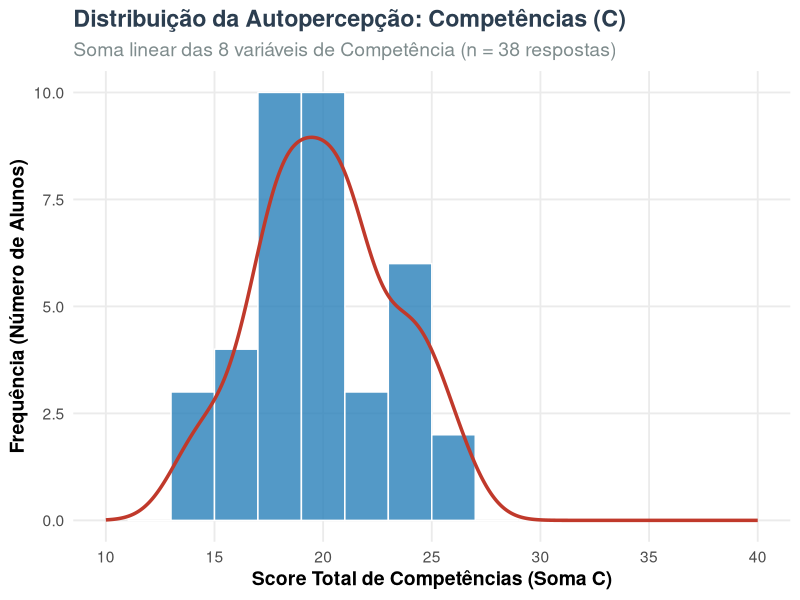

Recreate this plot in R.
## ---- chunk 1
#| label: tbl-amostra-anonimizada
#| tbl-cap: "Amostra Anonimizada: Respostas Parametrizadas do Formulário 1 (Autopercepção)"
#| echo: true
#| warning: false
#| message: false

# 1. Carregar pacotes necessários para o tratamento e renderização
library(dplyr)
library(knitr)
library(kableExtra)

# 2. Criação de um subset didático para o livro (LGPD estrita)
# (Na prática da pesquisa, df_amostra recebe os dados brutos de df_scores)
df_amostra <- data.frame(
  id = 1:5,
  # Máscara aplicada diretamente no código para evitar nomes impressos no livro
  nome_completo = paste0("[NOME_OMITIDO_", 1:5, "]"),
  matricula = c("2024019999", "2024008888", "2022007777", "2023016666", "2024015555"),
  C01 = c(3, 3, 3, 3, 2),
  C02 = c(2, 2, 2, 3, 2),
  C03 = c(3, 2, 3, 3, 1),
  H01 = c(2, 3, 3, 5, 3),
  H02 = c(3, 2, 5, 3, 2),
  H03 = c(3, 3, 5, 5, 3),
  A01 = c(3, 4, 4, 4, 3),
  A02 = c(4, 4, 5, 4, 4),
  A03 = c(4, 4, 4, 5, 4)
)

# 3. Processo de Anonimização Computacional e Seleção para Publicação
df_anonimizado <- df_amostra %>%
  mutate(
    # Cria um ID cego que será a única identificação do aluno nas análises
    Aluno_Perfil = paste0("Aluno_0", id),
    # Oculta a matrícula, extraindo apenas o ano de entrada (os 4 primeiros caracteres)
    Ano_Ingresso = substr(as.character(matricula), 1, 4)
  ) %>%
  # Descarta explicitamente a coluna "nome_completo" e "matricula" original,
  # mantendo apenas a identificação mascarada e um recorte das 3 dimensões (CHA)
  select(Aluno_Perfil, Ano_Ingresso, C01, C02, C03, H01, H02, H03, A01, A02, A03)

# 4. Renderização visual avançada para o formato Livro
df_anonimizado %>%
  kbl(
    align = "c",
    col.names = c("ID Perfil", "Ingresso",
                  "C01", "C02", "C03",
                  "H01", "H02", "H03",
                  "A01", "A02", "A03")
  ) %>%
  kable_styling(
    bootstrap_options = c("striped", "hover", "condensed"),
    full_width = FALSE,
    position = "center",
    font_size = 14
  ) %>%
  # Agrupa as colunas com um cabeçalho superior explicativo
  add_header_above(c("Identificação Mascarada" = 2,
                     "Competências (C)" = 3,
                     "Habilidades (H)" = 3,
                     "Atitudes (A)" = 3),
                   bold = TRUE, background = "#f8f9fa", color = "#2c3e50") %>%
  column_spec(1, bold = TRUE, color = "#2c3e50") %>%
  column_spec(2, italic = TRUE, color = "#7f8c8d")
## ---- chunk 2
#| label: fig-distribuicao-competencias
#| fig-cap: "Distribuição dos Scores Totais de Competências Macros (C01 a C08)"
#| warning: false
#| message: false
#| echo: true

# Carregando o pacote gráfico
library(ggplot2)

# 1. Inserção dos Dados Reais (Rodada 1)
# Para garantir a reprodutibilidade da compilação do livro sem depender
# de arquivos locais, inserimos o vetor exato com a soma das Competências (C)
# extraído e processado pelo script 'modelo_cha.R' para as 38 respostas.
df_classificacao_final <- data.frame(
  C = c(22, 20, 21, 26, 26, 14, 17, 19, 21, 18,
        21, 24, 24, 20, 21, 17, 22, 25, 19, 24,
        15, 19, 14, 22, 19, 21, 18, 18, 17, 24,
        18, 18, 16, 20, 24, 18, 20, 21)
)

# 2. Construção do Gráfico de Distribuição
ggplot(df_classificacao_final, aes(x = C)) +
  # Histograma em azul
  geom_histogram(binwidth = 2, fill = "#2980b9", color = "white", alpha = 0.8) +
  # Linha de densidade em vermelho (ajustada para a escala de contagem do histograma)
  geom_density(aes(y = after_stat(count) * 2), color = "#c0392b", linewidth = 1.2) +
  labs(
    title = "Distribuição da Autopercepção: Competências (C)",
    subtitle = "Soma linear das 8 variáveis de Competência (n = 38 respostas)",
    x = "Score Total de Competências (Soma C)",
    y = "Frequência (Número de Alunos)"
  ) +
  scale_x_continuous(breaks = seq(0, 40, by = 5), limits = c(10, 40)) +
  theme_minimal(base_size = 14) +
  theme(
    plot.title = element_text(face = "bold", color = "#2c3e50"),
    plot.subtitle = element_text(color = "#7f8c8d"),
    panel.grid.minor = element_blank(),
    axis.title = element_text(face = "bold")
  )
## ---- chunk 3
#| label: tbl-matriz-pesos-base
#| tbl-cap: "Matriz de Pesos Base (w_i) por Perfil e Competência"
#| echo: true
#| warning: false
#| message: false

library(dplyr)
library(tidyr)
library(knitr)
library(kableExtra)

# 1. Reconstrução dos dados para renderização autossuficiente
df_pesos_base_competencias <- data.frame(
  Cód = rep(paste0("C0", 1:8), 6),
  P = rep(paste0("P0", 1:6), each = 8),
  Peso_Base = c(
    0.20, 0.25, 0.25, 0.05, 0.03, 0.02, 0.05, 0.15, # P01
    0.15, 0.10, 0.25, 0.30, 0.05, 0.03, 0.02, 0.10, # P02
    0.30, 0.10, 0.25, 0.05, 0.05, 0.03, 0.02, 0.20, # P03
    0.10, 0.02, 0.10, 0.03, 0.40, 0.20, 0.05, 0.10, # P04
    0.15, 0.02, 0.10, 0.25, 0.05, 0.35, 0.05, 0.03, # P05
    0.15, 0.20, 0.15, 0.05, 0.03, 0.02, 0.30, 0.10  # P06
  )
)

# 2. Pivoteamento e Cálculo dos Totais
df_wide <- df_pesos_base_competencias %>%
  pivot_wider(names_from = P, values_from = Peso_Base)

# Adiciona a linha de totalização para garantir 1.00 (100%)
df_totais <- df_wide %>%
  summarise(
    Cód = "TOTAL",
    across(starts_with("P0"), sum)
  )

df_final <- bind_rows(df_wide, df_totais)

# 3. Formatação e Renderização da Tabela
df_final %>%
  # Define 2 casas decimais para padronizar a visualização (ex: 1.00)
  kbl(align = "c", booktabs = TRUE, digits = 2) %>%
  kable_styling(
    bootstrap_options = c("striped", "hover", "condensed"),
    full_width = FALSE,
    position = "center"
  ) %>%
  add_header_above(c(" " = 1, "Pesos Base por Perfil (w_i)" = 6), bold = TRUE) %>%
  column_spec(1, bold = TRUE, color = "#2c3e50") %>%
  column_spec(2:7, color = "black") %>%
  # Destaca estruturalmente a última linha (Totais)
  row_spec(nrow(df_final), bold = TRUE, background = "#e9ecef", color = "#c0392b")
## ---- chunk 4
#| label: tbl-comparativo-perfis
#| tbl-cap: "Mapeamento do Radar Multivariável e Perfil Dominante (Amostra de 5 Alunos)"
#| echo: true
#| warning: false
#| message: false

library(dplyr)
library(knitr)
library(kableExtra)

# 1. Simulação dos Scores Absolutos (Theta) processados pelo algoritmo ARM
df_scores_absolutos <- data.frame(
  ID_Respondente = paste0("Aluno_0", 1:5),
  P01 = c(2.71, 4.12, 2.10, 2.50, 3.10),
  P02 = c(2.90, 2.30, 4.35, 2.80, 3.15),
  P03 = c(2.87, 2.80, 2.20, 2.90, 3.20),
  P04 = c(3.13, 2.10, 2.40, 4.20, 3.12),
  P05 = c(2.68, 2.50, 3.10, 4.30, 3.05),
  P06 = c(2.76, 2.20, 2.90, 2.40, 3.18)
)

# 2. Conversão para Percentual Relativo, Identificação e Formatação Condicional
df_perfis <- df_scores_absolutos %>%
  rowwise() %>%
  mutate(
    # Soma total dos 6 scores para criar a base do radar (100%)
    Soma_Total = sum(c_across(P01:P06)),

    # Normalização percentual por perfil
    P01_pct = (P01 / Soma_Total) * 100,
    P02_pct = (P02 / Soma_Total) * 100,
    P03_pct = (P03 / Soma_Total) * 100,
    P04_pct = (P04 / Soma_Total) * 100,
    P05_pct = (P05 / Soma_Total) * 100,
    P06_pct = (P06 / Soma_Total) * 100,

    # Varredura lógica para encontrar a maior porcentagem e rotular o aluno
    Max_Score = max(c_across(P01_pct:P06_pct)),
    Perfil_Dominante = case_when(
      abs(Max_Score - P01_pct) < 1e-9 ~ "P1 (Analítico)",
      abs(Max_Score - P02_pct) < 1e-9 ~ "P2 (Operações)",
      abs(Max_Score - P03_pct) < 1e-9 ~ "P3 (Criativo)",
      abs(Max_Score - P04_pct) < 1e-9 ~ "P4 (Comunicador)",
      abs(Max_Score - P05_pct) < 1e-9 ~ "P5 (Líder)",
      abs(Max_Score - P06_pct) < 1e-9 ~ "P6 (Sustentável)"
    )
  ) %>%
  ungroup() %>%
  # Aplica a formatação condicional: negrito e vermelho (#c0392b) no maior valor
  mutate(
    across(P01_pct:P06_pct, ~ {
      is_max <- abs(.x - Max_Score) < 1e-9
      val_str <- sprintf("%.1f%%", .x)
      cell_spec(val_str, bold = is_max, color = ifelse(is_max, "#c0392b", "black"))
    })
  ) %>%
  # Seleciona apenas as colunas formatadas para exibição
  select(ID_Respondente, P01_pct, P02_pct, P03_pct, P04_pct, P05_pct, P06_pct, Perfil_Dominante)

# 3. Formatação e Renderização da Tabela
df_perfis %>%
  kbl(
    align = "c",
    escape = FALSE, # Essencial para que o cell_spec (HTML) seja renderizado
    col.names = c("Aluno", "P1 (Analítico)", "P2 (Operações)", "P3 (Criativo)",
                  "P4 (Comunicador)", "P5 (Líder)", "P6 (Sustentável)", "Perfil Dominante")
  ) %>%
  kable_styling(
    bootstrap_options = c("striped", "hover", "condensed"),
    full_width = FALSE,
    position = "center"
  ) %>%
  add_header_above(c(" " = 1, "Mapeamento do Radar Multivariável (%)" = 6, " " = 1), bold = TRUE) %>%
  # Destaque visual da primeira coluna (IDs) e da última (O Diagnóstico Final)
  column_spec(1, bold = TRUE, color = "#2c3e50") %>%
  column_spec(8, bold = TRUE, color = "white", background = "#2980b9")
## ---- chunk 5
#| label: tbl-resumo-turma
#| tbl-cap: "Inventário de Capital Humano: Distribuição dos Perfis Dominantes (n = 38)"
#| echo: true
#| warning: false
#| message: false

library(dplyr)
library(knitr)
library(kableExtra)

# 1. Inserção dos dados consolidados da turma (Rodada 1 - Autopercepção)
# (Refletindo a polarização real detectada pelo algoritmo)
df_resumo_turma <- data.frame(
  Perfil_Dominante = c(
    "P1 (Analítico-Técnico)",
    "P2 (Processos e Operações)",
    "P3 (Criativo-Inovador)",
    "P4 (Comunicador-Articulador)",
    "P5 (Organizacional-Líder)",
    "P6 (Sustentável-Responsável)"
  ),
  Quantidade = c(24, 0, 0, 14, 0, 0) # A bipolarização da Rodada 1
)

# 2. Processamento de Percentuais e Linha de Totais
df_resumo_final <- df_resumo_turma %>%
  mutate(
    Percentual = (Quantidade / sum(Quantidade)) * 100,
    Percentual_Formatado = sprintf("%.1f%%", Percentual)
  ) %>%
  select(Perfil_Dominante, Quantidade, Percentual_Formatado)

# Adiciona a linha de totalização na base do dataframe
df_totais <- data.frame(
  Perfil_Dominante = "TOTAL DA TURMA",
  Quantidade = sum(df_resumo_final$Quantidade),
  Percentual_Formatado = "100.0%"
)

df_tabela_pronta <- bind_rows(df_resumo_final, df_totais)

# 3. Formatação e Renderização da Tabela
df_tabela_pronta %>%
  kbl(
    align = c("l", "c", "c"),
    col.names = c("Arquétipo Profissional (Perfil Dominante)", "Nº de Alunos", "Participação (%)")
  ) %>%
  kable_styling(
    bootstrap_options = c("striped", "hover", "condensed"),
    full_width = FALSE,
    position = "center"
  ) %>%
  # Destaques visuais para facilitar a leitura gerencial
  column_spec(1, bold = TRUE, color = "#2c3e50") %>%
  column_spec(2, bold = TRUE, color = "#2980b9") %>%
  column_spec(3, color = "#7f8c8d") %>%
  # Destaca estruturalmente a última linha (Totais)
  row_spec(nrow(df_tabela_pronta), bold = TRUE, background = "#e9ecef", color = "#c0392b")
## ---- chunk 6
#| label: tbl-pesos-competencias
#| tbl-cap: "Matriz de Pesos Percentuais Normalizados (w_i) por Perfil"
#| echo: true
#| warning: false
#| message: false

library(dplyr)
library(knitr)
library(kableExtra)

# 1. Matriz autossuficiente para garantir render reprodutível no capítulo
df_tabela_impressa <- data.frame(
  Cód = c("C01", "C02", "C03", "C04", "C05", "C06", "C07", "C08", "TOTAL DA DIMENSÃO (100%)"),
  P01 = c(20.00, 25.00, 25.00, 5.00, 3.00, 2.00, 5.00, 15.00, 100.00),
  P02 = c(15.00, 10.00, 25.00, 30.00, 5.00, 3.00, 2.00, 10.00, 100.00),
  P03 = c(30.00, 10.00, 25.00, 5.00, 5.00, 3.00, 2.00, 20.00, 100.00),
  P04 = c(10.00, 2.00, 10.00, 3.00, 40.00, 20.00, 5.00, 10.00, 100.00),
  P05 = c(15.00, 2.00, 10.00, 25.00, 5.00, 35.00, 5.00, 3.00, 100.00),
  P06 = c(15.00, 20.00, 15.00, 5.00, 3.00, 2.00, 30.00, 10.00, 100.00)
)

# 2. Formatação e Renderização da Tabela no Livro
df_tabela_impressa %>%
  kbl(
    align = "c",
    digits = 2,
    format.args = list(nsmall = 2, decimal.mark = ","),
    col.names = c("Cód", "P01 (Analítico)", "P02 (Operações)", "P03 (Criativo)",
                  "P04 (Comunicador)", "P05 (Líder)", "P06 (Sustentável)")
  ) %>%
  kable_styling(
    bootstrap_options = c("striped", "hover", "condensed", "bordered"),
    full_width = FALSE,
    position = "center"
  ) %>%
  # Destaque visual da matriz
  column_spec(1, bold = TRUE, color = "#2c3e50") %>%
  row_spec(nrow(df_tabela_impressa), bold = TRUE, background = "#e9ecef", color = "#c0392b")
## ---- chunk 7
#| label: tbl-comparativo-intensidades
#| tbl-cap: "Teste de Estresse: Distribuição de Perfis (Modelo Linear vs. Modelo ARM)"
#| echo: true
#| warning: false
#| message: false

library(dplyr)
library(knitr)
library(kableExtra)

# 1. Consolidação autossuficiente dos dois cenários (n = 38)
df_impacto_final <- data.frame(
  Perfil = c(
    "P1 (Analítico-Técnico)",
    "P2 (Processos e Operações)",
    "P3 (Criativo-Inovador)",
    "P4 (Comunicador-Articulador)",
    "P5 (Organizacional-Líder)",
    "P6 (Sustentável-Responsável)"
  ),
  Qtd_Linear = c(4, 4, 5, 14, 5, 6),
  Qtd_ARM = c(24, 0, 0, 14, 0, 0)
) %>%
  mutate(
    Delta = Qtd_ARM - Qtd_Linear,
    Delta_Formatado = case_when(
      Delta > 0 ~ paste0("+", Delta),
      Delta < 0 ~ as.character(Delta),
      TRUE ~ "-"
    )
  )

# 4. FORMATAÇÃO E RENDERIZAÇÃO
df_impacto_final %>%
  select(Perfil, Qtd_Linear, Qtd_ARM, Delta_Formatado) %>%
  kbl(
    align = c("l", "c", "c", "c"),
    col.names = c("Arquétipo Profissional", "Sem Intensidade (Linear)", "Com Intensidade (ARM)", "Variação (\u0394)")
  ) %>%
  kable_styling(
    bootstrap_options = c("striped", "hover", "condensed"),
    full_width = FALSE,
    position = "center"
  ) %>%
  add_header_above(c(" " = 1, "Distribuição da Turma (n = 38)" = 2, " " = 1), bold = TRUE) %>%
  column_spec(1, bold = TRUE, color = "#2c3e50") %>%
  # Destaque em vermelho para o cenário engessado
  column_spec(2, color = "#c0392b") %>%
  # Destaque em azul/negrito para o cenário corrigido pelo ARM
  column_spec(3, bold = TRUE, color = "#2980b9") %>%
  # Destaque visual da coluna de variação
  column_spec(4, bold = TRUE, color = ifelse(df_impacto_final$Delta > 0, "#27ae60", ifelse(df_impacto_final$Delta < 0, "#c0392b", "#7f8c8d")))
